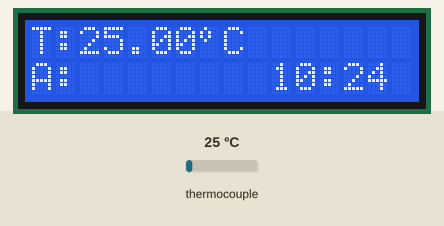
Bench run of a sketch on a simulated ESP32. Shown: 16×2 character LCD. The inputs (shaded band) are chosen by the test bench; at power-on: thermocouple 25 °C. WiFi joins after 1.5 s; servers stay silent unless stated; uploads are accepted with an empty reply; the local clock reads 2024-03-15 10:24:30 at power-on unless the sketch sets it; random numbers use the default seed unless the sketch sets one; what the sketch prints to the serial monitor is not drawn.

Above: at 2.8 s.
2.9 s: thermocouple set to 6 °C
At 4.4 s:
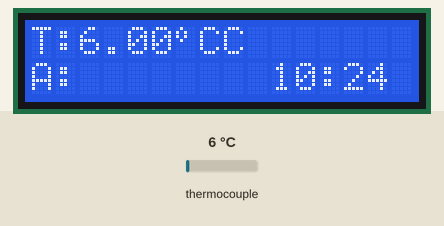
4.8 s: thermocouple set to 150 °C
At 5.3 s:
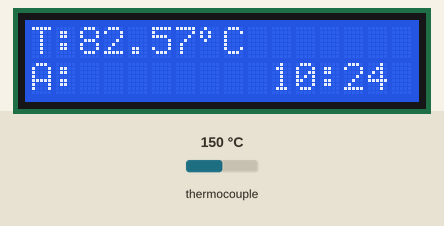
6.9 s: thermocouple set to 75 °C
At 17.9 s:
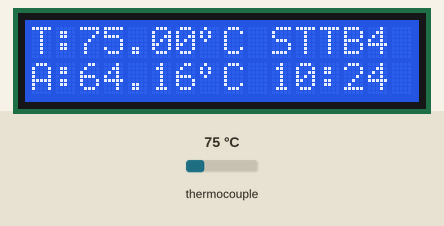
Timing chart, 0 to 19.4 s (numbered marks = the images above; inputs shaded):
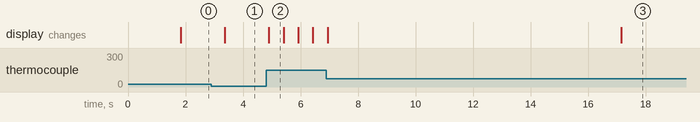

Measured:
- after the input at 2.9 s, the display: changes after 0.47 s (image 1)
- after the input at 4.8 s, the display: changes after 0.10 s (image 2)
- what the display in image 2 shows lasts 0.5 s, from 4.9 s to 5.4 s

The sketch:

thermocouple_27.ino
```cpp
/*
  V. 1.1.1
  24-11-2025

  Versi ini dibuat dengan alasan:
  1. Tidak menggunakan potesiometer sebagai alat kalibrasi
  2. Kalibrasi dilakukan melalui value yang diatur database

  Kalibrasi berdasarkan device_id dan calibration_value
*/

// == Library ==
#include <max6675.h>
#include <WiFi.h>
#include <WiFiMulti.h>
#include <HTTPClient.h>
#include <LiquidCrystal_I2C.h>
#include <Wire.h>
#include <ArduinoJson.h>

const String deviceName = "Suhu Oven 27 - Kerupuk";
const String deviceID = "27";
const String api_sendLogData = "http://192.168.7.223/temperature_api/saveTemperature.php";
const String api_sendLogData2 = "http://192.168.7.223/temperature_api/saveTemperature15Minutes.php";
const String api_getCalibrationValue = "http://192.168.7.223/temperature_api/getCalibrationValue.php?device_id=" + deviceID;

/*
  Thermocouple Type K
  MAX6675 Pin declaration
*/
#define thermoSO 19
#define thermoCS 18
#define thermoSCK 5
MAX6675 thermocouple(thermoSCK, thermoCS, thermoSO);
float temperature, calibrationValue, tempValue, tempAveraging, tempData;
bool calibrationStatus;
int readingTempLoop = 0;

/* Mendeklarasikan LCD dengan alamat I2C 0x27
  Total kolom 20
  Total baris 4 */
LiquidCrystal_I2C lcd(0x27, 16, 2);
uint8_t degree[8] = {
  0x08,
  0x14,
  0x14,
  0x08,
  0x00,
  0x00,
  0x00,
  0x00
};

// == WiFi Config ==
/* Deklarasikan semua WiFi yang bisa diakses oleh ESP32
  ESP32 akan memilih WiFi dengan sinyal paling kuat secara otomatis */
WiFiMulti wifiMulti;
const char* ssid_a = "STTB4";
const char* password_a = "siantar123";
const char* ssid_b = "Amano2";
const char* password_b = "Si4nt4r321";
const char* ssid_c = "MT1";
const char* password_c = "siantar321";
const char* ssid_it = "STTB11";
const char* password_it = "Si4nt4r321";

// Set IP to Static
IPAddress staticIP(192, 168, 7, 127);
IPAddress gateway(192, 168, 15, 250);
IPAddress subnet(255, 255, 0, 0);
IPAddress primaryDNS(8, 8, 8, 8);
IPAddress secondaryDNS(8, 8, 4, 4);
String ip_Address;

// == Data Send/Get ==
String postData;
bool sendStatus;

// == Get NTP/RTC ==
const char* ntpServer = "192.168.7.223";
const long gmtOffsetSec = 7 * 3600;  // Karena Bekasi ada di GMT+7, maka Offset ditambah 7 jam
const int daylightOffsetSec = 0;
String dateTime, dateFormat, timeFormat, timeLCD;
int year, month, day, hour, minute, second;
bool ntpStatus;

void sendLogData() {
  HTTPClient http;
  http.begin(api_sendLogData);
  http.addHeader("Content-Type", "application/x-www-form-urlencoded");
  Serial.println(postData);
  int httpResponseCode = http.POST(postData);
  String response = http.getString();

  if (httpResponseCode > 0) {
    Serial.println(response);
  } else {
    Serial.println("Error Sending POST");
    Serial.println(response);
    Serial.println(httpResponseCode);
  }

  http.end();
}

void sendLogData2() {
  HTTPClient http;
  http.begin(api_sendLogData2);
  http.addHeader("Content-Type", "application/x-www-form-urlencoded");
  Serial.println(postData);
  int httpResponseCode = http.POST(postData);
  String response = http.getString();

  if (httpResponseCode > 0) {
    Serial.println(response);
  } else {
    Serial.println("Error Sending POST");
    Serial.println(response);
    Serial.println(httpResponseCode);
  }

  http.end();
}

float getCalibrationValue() {
  HTTPClient http;
  http.begin(api_getCalibrationValue);
  int httpCode = http.GET();
  float calibrationData = 0;

  if (httpCode > 0) {
    String payload = http.getString();
    StaticJsonDocument<200> doc;
    DeserializationError error = deserializeJson(doc, payload);

    if (!error) {
      if (doc.containsKey("calibration_value")) {
        calibrationData = doc["calibration_value"].as<float>();
      } else {
        Serial.println("Keys 'calibration_value' not found in JSON");
      }
    } else {
      Serial.print("Error parsing JSON: ");
      Serial.println(error.c_str());
    }
  } else {
    Serial.print("Error get log: ");
    Serial.println(httpCode);
  }

  http.end();
  return calibrationData;
}

void getLocalTime() {
  /* Fungsi bertujuan menerima update waktu
     lokal dari ntp.pool.org */
  struct tm timeinfo;
  if (!getLocalTime(&timeinfo)) {
    ntpStatus = false;
  } else {
    ntpStatus = true;

    char timeStringBuff[50];
    strftime(timeStringBuff, sizeof(timeStringBuff), "%Y-%m-%d %H:%M:%S", &timeinfo);
    dateTime = String(timeStringBuff);

    char timeStringBuff2[50];
    strftime(timeStringBuff2, sizeof(timeStringBuff2), "%d-%m %H:%M", &timeinfo);
    timeLCD = String(timeStringBuff2);

    // Save time data to variabel
    year = timeinfo.tm_year + 1900;
    month = timeinfo.tm_mon + 1;
    day = timeinfo.tm_mday;
    hour = timeinfo.tm_hour;
    minute = timeinfo.tm_min;
    second = timeinfo.tm_sec;
    // YYYY-MM-DD
    dateFormat = String(year) + '-' + String(month) + '-' + String(day);
    // hh:mm:ss
    timeFormat = String(hour) + ':' + String(minute);
    //
    // timeLCD = String(day) + '-' + String(month) + ' ' + String(hour) + ':' + String(minute);
  }
}

void setup() {
  Serial.begin(115200);

  sendStatus = false;
  ntpStatus = false;
  calibrationValue = 0;
  tempData = 0;
  calibrationStatus = true;

  // LCD
  lcd.init();
  lcd.clear();
  lcd.backlight();
  lcd.createChar(0, degree);
  lcd.home();

  // WiFi
  wifiMulti.addAP(ssid_a, password_a);
  wifiMulti.addAP(ssid_b, password_b);
  wifiMulti.addAP(ssid_c, password_c);
  wifiMulti.addAP(ssid_it, password_it);

  if (!WiFi.config(staticIP, gateway, subnet, primaryDNS, secondaryDNS)) {
    Serial.println("STA Failed to configure");
  }

  wifiMulti.run();
  lcd.setCursor(0, 0);
  lcd.print("Connecting");

  // NTP
  configTime(gmtOffsetSec, daylightOffsetSec, ntpServer);
  if (wifiMulti.run() == WL_CONNECTED) {
    lcd.setCursor(0, 0);
    lcd.print("WiFi Connected");
    int tryNTP = 0;
    while (ntpStatus == false && tryNTP < 2) {
      lcd.setCursor(0, 1);
      lcd.print("Getting Date");
      getLocalTime();
      tryNTP++;
    }
  }
  lcd.clear();
}

void loop() {
  // Read calibration value 1x
  if (calibrationStatus && wifiMulti.run() == WL_CONNECTED) {
    calibrationValue = getCalibrationValue();
    calibrationStatus = false;
  }

  // Print Time
  lcd.setCursor(10, 1);
  lcd.print(timeFormat);

  // Print Data
  lcd.setCursor(0, 1);
  lcd.print("A:");

  // Averaging 30x
  int i = 0;
  while (i < 30) {
    temperature = thermocouple.readCelsius() + calibrationValue;

    if (temperature > 85.7) {
      tempValue = random(8250, 8450) / 100.0;
      // Serial.println("Lebih");
    } else {
      tempValue = temperature;
      // Serial.println("Kurang");
    }

    lcd.setCursor(0, 0);
    lcd.print("T:");
    lcd.setCursor(2, 0);
    lcd.print(tempValue);
    lcd.write(0);
    lcd.print("C");

    tempData += tempValue;
    i++;
    delay(500);
  }

  tempAveraging = tempData / i;
  tempData = 0;
  readingTempLoop++;

  // Print Data
  lcd.setCursor(2, 1);
  lcd.print(tempAveraging);
  lcd.write(0);
  lcd.print("C");

  if (wifiMulti.run() == WL_CONNECTED) {
    lcd.setCursor(10, 0);
    lcd.print(WiFi.SSID());
    // Serial.println(WiFi.SSID());
    getLocalTime();
  } else {
    lcd.setCursor(10, 0);
    lcd.print("Wi-DC");
    wifiMulti.run();
  }

  ip_Address = WiFi.localIP().toString();

  // Send data 1x/2 minutes
  if (readingTempLoop % 8 == 0) {
    postData = "device_id=" + deviceID + "&device_name=" + deviceName + "&temperature=" + String(tempValue) + "&average_temperature=" + String(tempAveraging) + "&ip_address=" + ip_Address + "&date=" + dateTime;
    sendLogData();
    calibrationStatus = true;
  }

  // Send Data every 15 Minutes
  if (readingTempLoop % 60 == 0) {
    postData = "device_id=" + deviceID + "&device_name=" + deviceName + "&temperature=" + String(tempValue) + "&average_temperature=" + String(tempAveraging) + "&ip_address=" + ip_Address + "&date=" + dateTime;
    sendLogData2();
  }

  // LCD Clear Every 10 Reading
  if (readingTempLoop % 100 == 0) {
    lcd.clear();
  }

  // Reset Every 1000 Reading
  if (readingTempLoop % 1000 == 0) {
    ESP.restart();
  }
}
```
